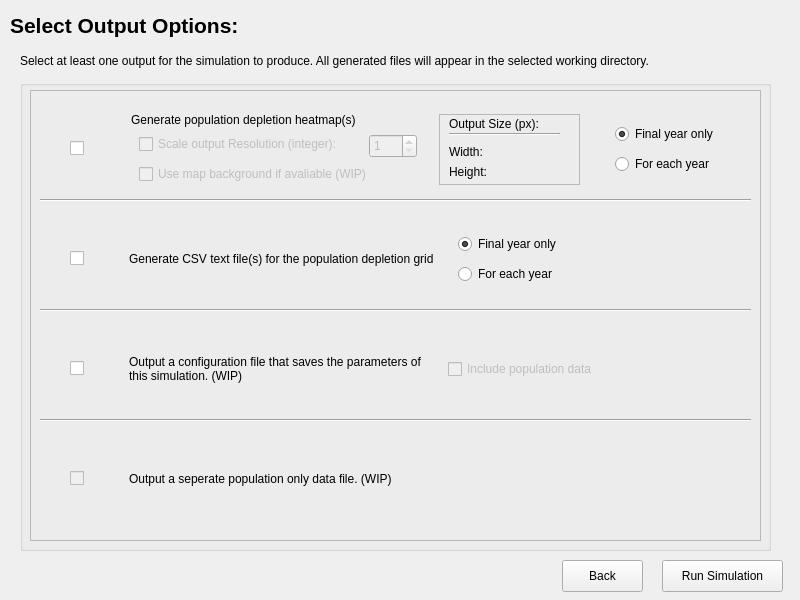
<?xml version="1.0" encoding="UTF-8"?>
<ui version="4.0">
 <class>setupOutput</class>
 <widget class="QWidget" name="setupOutput">
  <property name="geometry">
   <rect>
    <x>0</x>
    <y>0</y>
    <width>800</width>
    <height>600</height>
   </rect>
  </property>
  <property name="windowTitle">
   <string>Form</string>
  </property>
  <widget class="QLabel" name="title">
   <property name="geometry">
    <rect>
     <x>10</x>
     <y>10</y>
     <width>321</width>
     <height>31</height>
    </rect>
   </property>
   <property name="font">
    <font>
     <pointsize>16</pointsize>
     <weight>75</weight>
     <bold>true</bold>
    </font>
   </property>
   <property name="text">
    <string>Select Output Options:</string>
   </property>
  </widget>
  <widget class="QLabel" name="description">
   <property name="geometry">
    <rect>
     <x>20</x>
     <y>50</y>
     <width>731</width>
     <height>21</height>
    </rect>
   </property>
   <property name="text">
    <string>Select at least one output for the simulation to produce. All generated files will appear in the selected working directory.</string>
   </property>
  </widget>
  <widget class="QPushButton" name="run">
   <property name="geometry">
    <rect>
     <x>662</x>
     <y>560</y>
     <width>121</width>
     <height>32</height>
    </rect>
   </property>
   <property name="text">
    <string>Run Simulation</string>
   </property>
  </widget>
  <widget class="QPushButton" name="back">
   <property name="geometry">
    <rect>
     <x>562</x>
     <y>560</y>
     <width>81</width>
     <height>32</height>
    </rect>
   </property>
   <property name="text">
    <string>Back</string>
   </property>
  </widget>
  <widget class="QGroupBox" name="groupBox">
   <property name="geometry">
    <rect>
     <x>20</x>
     <y>80</y>
     <width>751</width>
     <height>471</height>
    </rect>
   </property>
   <property name="title">
    <string/>
   </property>
   <widget class="QFrame" name="frame">
    <property name="enabled">
     <bool>true</bool>
    </property>
    <property name="geometry">
     <rect>
      <x>10</x>
      <y>10</y>
      <width>731</width>
      <height>451</height>
     </rect>
    </property>
    <property name="frameShape">
     <enum>QFrame::StyledPanel</enum>
    </property>
    <property name="frameShadow">
     <enum>QFrame::Raised</enum>
    </property>
    <widget class="Line" name="line">
     <property name="geometry">
      <rect>
       <x>10</x>
       <y>100</y>
       <width>711</width>
       <height>21</height>
      </rect>
     </property>
     <property name="orientation">
      <enum>Qt::Horizontal</enum>
     </property>
    </widget>
    <widget class="Line" name="line_2">
     <property name="geometry">
      <rect>
       <x>10</x>
       <y>210</y>
       <width>711</width>
       <height>21</height>
      </rect>
     </property>
     <property name="orientation">
      <enum>Qt::Horizontal</enum>
     </property>
    </widget>
    <widget class="Line" name="line_3">
     <property name="geometry">
      <rect>
       <x>10</x>
       <y>320</y>
       <width>711</width>
       <height>21</height>
      </rect>
     </property>
     <property name="orientation">
      <enum>Qt::Horizontal</enum>
     </property>
    </widget>
    <widget class="QWidget" name="gridLayoutWidget">
     <property name="geometry">
      <rect>
       <x>40</x>
       <y>0</y>
       <width>691</width>
       <height>451</height>
      </rect>
     </property>
     <layout class="QGridLayout" name="gridLayout" columnstretch="1,12" rowminimumheight="90,90,90,90">
      <item row="0" column="0">
       <widget class="QCheckBox" name="heatmapCheck">
        <property name="sizePolicy">
         <sizepolicy hsizetype="Minimum" vsizetype="Fixed">
          <horstretch>0</horstretch>
          <verstretch>0</verstretch>
         </sizepolicy>
        </property>
        <property name="styleSheet">
         <string notr="true">left-margin:50%;
right-margin:50%;</string>
        </property>
        <property name="text">
         <string/>
        </property>
       </widget>
      </item>
      <item row="1" column="0">
       <widget class="QCheckBox" name="csvCheck">
        <property name="text">
         <string/>
        </property>
       </widget>
      </item>
      <item row="2" column="0">
       <widget class="QCheckBox" name="configCheck">
        <property name="enabled">
         <bool>true</bool>
        </property>
        <property name="text">
         <string/>
        </property>
       </widget>
      </item>
      <item row="3" column="0">
       <widget class="QCheckBox" name="popCheck">
        <property name="enabled">
         <bool>false</bool>
        </property>
        <property name="text">
         <string/>
        </property>
       </widget>
      </item>
      <item row="0" column="1">
       <layout class="QGridLayout" name="gridLayout_2" rowstretch="0,0" columnstretch="3,1">
        <item row="1" column="1">
         <layout class="QVBoxLayout" name="verticalLayout">
          <item>
           <widget class="QWidget" name="widget_2" native="true">
            <property name="enabled">
             <bool>true</bool>
            </property>
            <widget class="QRadioButton" name="heatAll">
             <property name="enabled">
              <bool>true</bool>
             </property>
             <property name="geometry">
              <rect>
               <x>10</x>
               <y>50</y>
               <width>310</width>
               <height>20</height>
              </rect>
             </property>
             <property name="text">
              <string>For each year</string>
             </property>
            </widget>
            <widget class="QRadioButton" name="heatFinal">
             <property name="enabled">
              <bool>true</bool>
             </property>
             <property name="geometry">
              <rect>
               <x>10</x>
               <y>20</y>
               <width>310</width>
               <height>20</height>
              </rect>
             </property>
             <property name="text">
              <string>Final year only</string>
             </property>
             <property name="checked">
              <bool>true</bool>
             </property>
            </widget>
           </widget>
          </item>
         </layout>
        </item>
        <item row="1" column="0">
         <widget class="QWidget" name="widget_3" native="true">
          <widget class="QLabel" name="heatDescription">
           <property name="geometry">
            <rect>
             <x>2</x>
             <y>0</y>
             <width>296</width>
             <height>31</height>
            </rect>
           </property>
           <property name="text">
            <string>Generate population depletion heatmap(s)</string>
           </property>
          </widget>
          <widget class="QCheckBox" name="heatBackrounds">
           <property name="enabled">
            <bool>false</bool>
           </property>
           <property name="geometry">
            <rect>
             <x>10</x>
             <y>60</y>
             <width>307</width>
             <height>20</height>
            </rect>
           </property>
           <property name="text">
            <string>Use map background if avaliable (WIP)</string>
           </property>
          </widget>
          <widget class="QCheckBox" name="heatScale">
           <property name="enabled">
            <bool>false</bool>
           </property>
           <property name="geometry">
            <rect>
             <x>10</x>
             <y>30</y>
             <width>221</width>
             <height>20</height>
            </rect>
           </property>
           <property name="text">
            <string>Scale output Resolution (integer):</string>
           </property>
          </widget>
          <widget class="QSpinBox" name="heatScaleValue">
           <property name="enabled">
            <bool>false</bool>
           </property>
           <property name="geometry">
            <rect>
             <x>240</x>
             <y>30</y>
             <width>48</width>
             <height>24</height>
            </rect>
           </property>
           <property name="minimum">
            <number>1</number>
           </property>
           <property name="maximum">
            <number>5</number>
           </property>
          </widget>
          <widget class="QFrame" name="frame_2">
           <property name="geometry">
            <rect>
             <x>310</x>
             <y>10</y>
             <width>141</width>
             <height>71</height>
            </rect>
           </property>
           <property name="frameShape">
            <enum>QFrame::StyledPanel</enum>
           </property>
           <property name="frameShadow">
            <enum>QFrame::Raised</enum>
           </property>
           <widget class="QLabel" name="sizeLabel">
            <property name="geometry">
             <rect>
              <x>10</x>
              <y>0</y>
              <width>121</width>
              <height>20</height>
             </rect>
            </property>
            <property name="text">
             <string>Output Size (px):</string>
            </property>
           </widget>
           <widget class="Line" name="line_4">
            <property name="geometry">
             <rect>
              <x>10</x>
              <y>10</y>
              <width>111</width>
              <height>21</height>
             </rect>
            </property>
            <property name="orientation">
             <enum>Qt::Horizontal</enum>
            </property>
           </widget>
           <widget class="QLabel" name="widthDisp">
            <property name="geometry">
             <rect>
              <x>10</x>
              <y>30</y>
              <width>131</width>
              <height>16</height>
             </rect>
            </property>
            <property name="text">
             <string>Width:</string>
            </property>
           </widget>
           <widget class="QLabel" name="heightDisp">
            <property name="geometry">
             <rect>
              <x>10</x>
              <y>50</y>
              <width>131</width>
              <height>16</height>
             </rect>
            </property>
            <property name="text">
             <string>Height:</string>
            </property>
           </widget>
          </widget>
         </widget>
        </item>
       </layout>
      </item>
      <item row="1" column="1">
       <layout class="QGridLayout" name="gridLayout_3">
        <item row="0" column="0">
         <widget class="QLabel" name="csvDescription">
          <property name="text">
           <string>Generate CSV text file(s) for the population depletion grid</string>
          </property>
         </widget>
        </item>
        <item row="0" column="1">
         <layout class="QVBoxLayout" name="verticalLayout_3">
          <item>
           <widget class="QWidget" name="widget" native="true">
            <widget class="QRadioButton" name="csvAll">
             <property name="geometry">
              <rect>
               <x>10</x>
               <y>50</y>
               <width>275</width>
               <height>20</height>
              </rect>
             </property>
             <property name="text">
              <string>For each year</string>
             </property>
             <property name="checked">
              <bool>false</bool>
             </property>
            </widget>
            <widget class="QRadioButton" name="csvFinal">
             <property name="geometry">
              <rect>
               <x>10</x>
               <y>20</y>
               <width>275</width>
               <height>20</height>
              </rect>
             </property>
             <property name="text">
              <string>Final year only</string>
             </property>
             <property name="checked">
              <bool>true</bool>
             </property>
            </widget>
           </widget>
          </item>
         </layout>
        </item>
       </layout>
      </item>
      <item row="2" column="1">
       <layout class="QGridLayout" name="gridLayout_4">
        <item row="0" column="0">
         <widget class="QLabel" name="popDescription">
          <property name="text">
           <string>Output a configuration file that saves the parameters of this simulation. (WIP)</string>
          </property>
          <property name="wordWrap">
           <bool>true</bool>
          </property>
         </widget>
        </item>
        <item row="0" column="1">
         <widget class="QCheckBox" name="configPopCheck">
          <property name="enabled">
           <bool>false</bool>
          </property>
          <property name="text">
           <string>Include population data</string>
          </property>
         </widget>
        </item>
       </layout>
      </item>
      <item row="3" column="1">
       <layout class="QGridLayout" name="gridLayout_5">
        <item row="0" column="0">
         <widget class="QLabel" name="popOnlyDescription">
          <property name="text">
           <string>Output a seperate population only data file. (WIP)</string>
          </property>
         </widget>
        </item>
       </layout>
      </item>
     </layout>
    </widget>
    <zorder>line</zorder>
    <zorder>line_3</zorder>
    <zorder>line_2</zorder>
    <zorder>gridLayoutWidget</zorder>
   </widget>
  </widget>
 </widget>
 <resources/>
 <connections/>
</ui>
